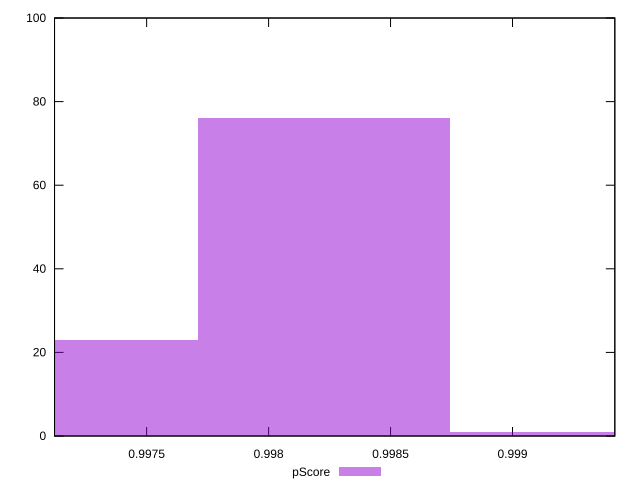

Generate this figure with gnuplot:
reset

$pScore <<EOF
0.9982263955608178 76
0.9971951699455691 23
0.9992576211760666 1
EOF

set key outside below
set boxwidth 0.0010312256152487788
set xrange [0.9971223892519481:0.9994194256400529]
set yrange [0:100]
set trange [0:100]
set style fill transparent solid 0.5 noborder
set terminal svg size 640, 490 enhanced background rgb 'white'
set output "reports/report_00031_2021-02-24T23-18-18.084Z/interactive/samples/card/pScore/histogram.svg"

plot $pScore title "pScore" with boxes

reset
